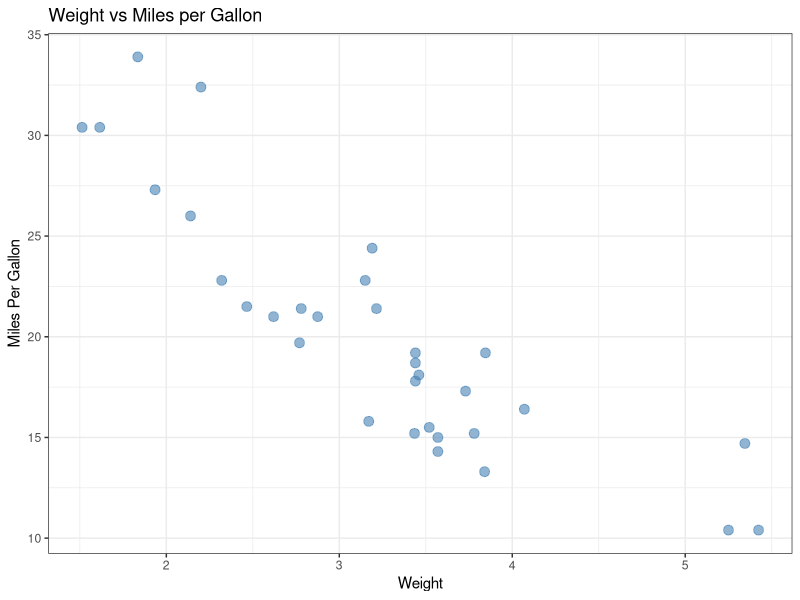
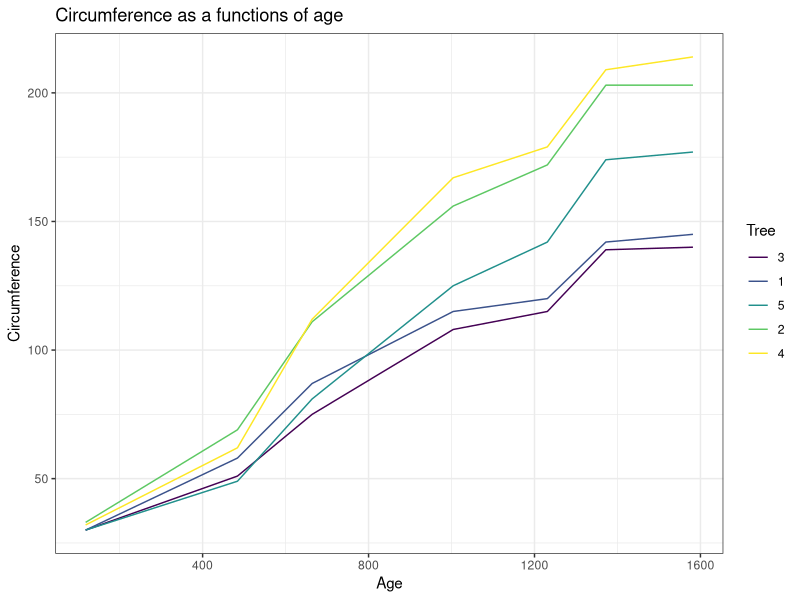
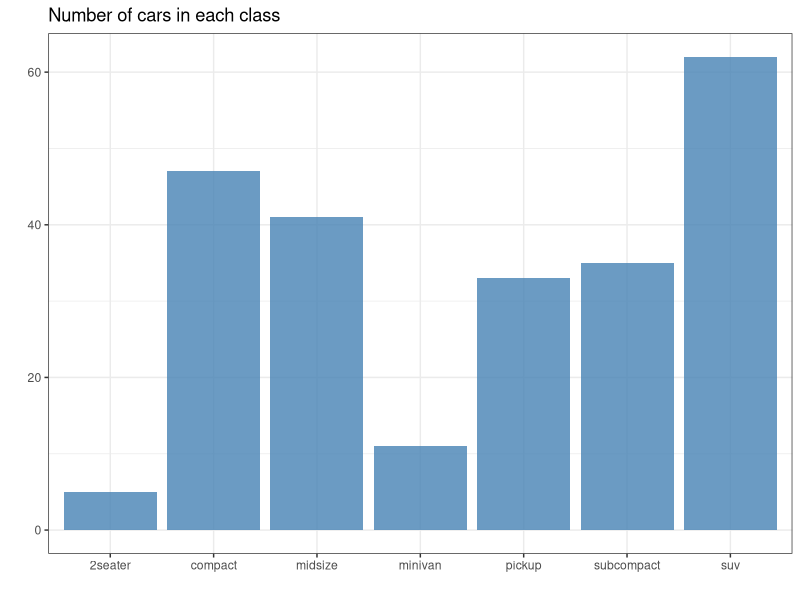
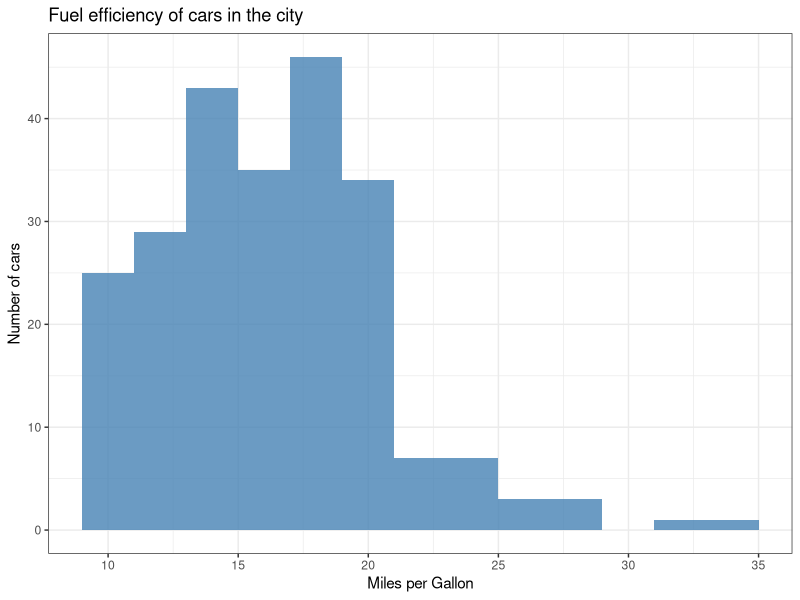
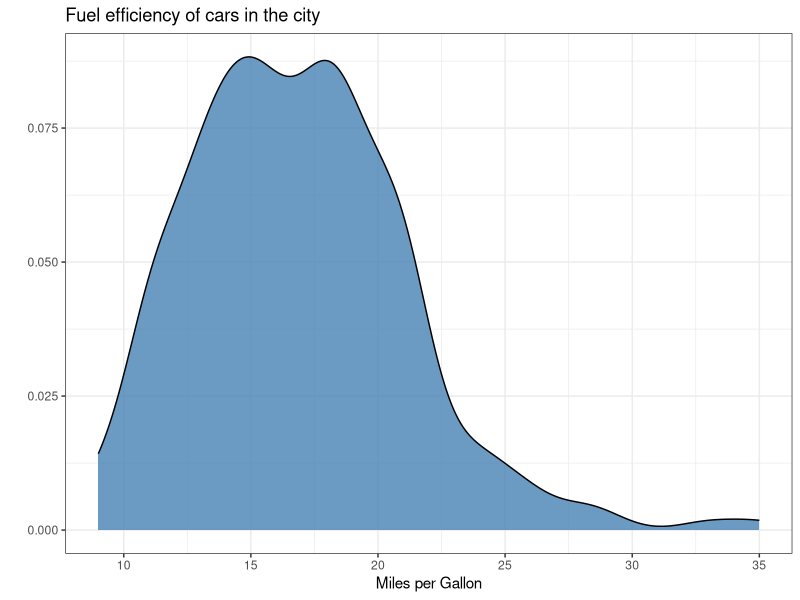
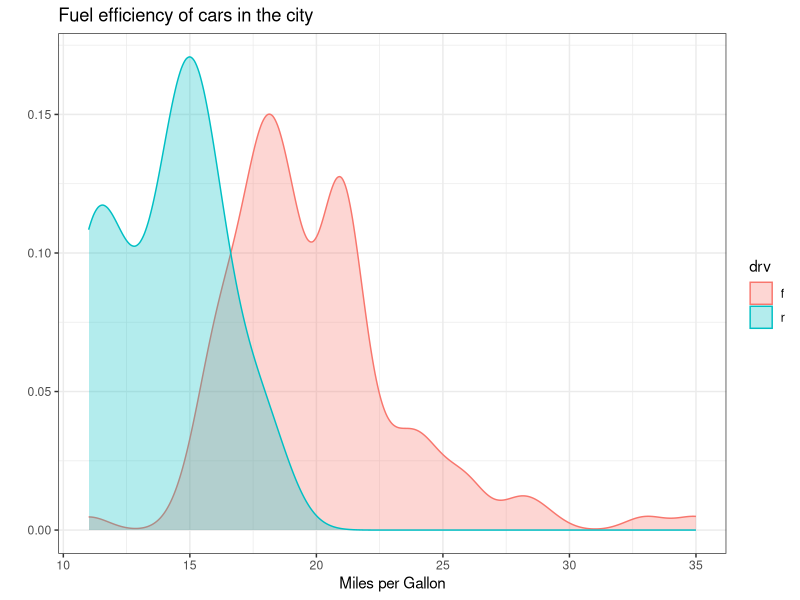
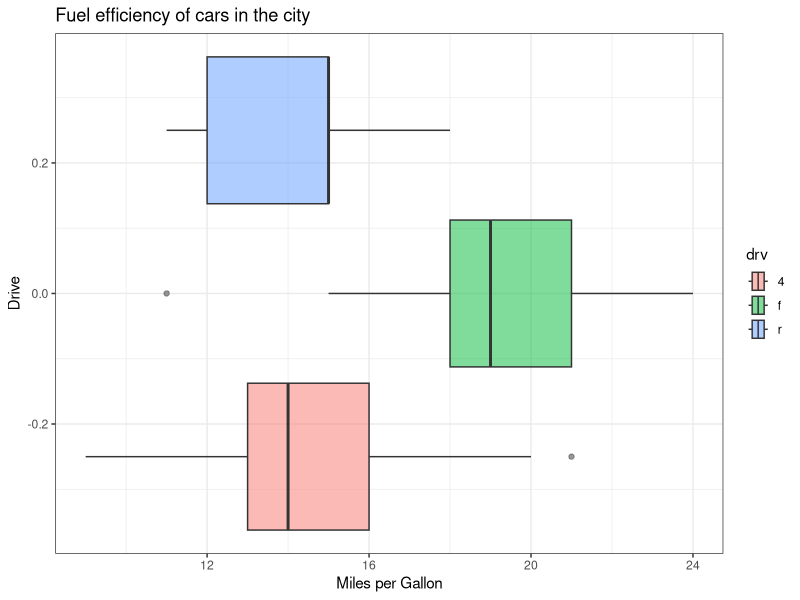

Recreate these plots in R, in order. (Note: this script raises an error after producing the figures.)
library(tidyverse)

# Scatter plot
mtcars %>% 
  ggplot(aes(x = wt, y= mpg))+
  geom_point(size = 3,
             colour = "steelblue",
             alpha = 0.6)+
  labs(title = "Weight vs Miles per Gallon",
       x = "Weight",
       y = "Miles Per Gallon")+
  theme_bw()


# Line Graph
Orange %>% 
  ggplot(aes(x = age,
             y = circumference,
             color = Tree))+
  geom_line()+
  labs(title = "Circumference as a functions of age",
       x = "Age",
       y = "Circumference")+
  theme_bw()


# Bar chart
mpg %>% 
  ggplot(mapping = aes(x = class))+
  geom_bar(fill="steelblue",
           alpha = 0.8)+
  labs(title = "Number of cars in each class",
       x = "",
       y = "")+
  theme_bw()


# Histogram
mpg %>% 
  ggplot(aes(x =cty))+
  geom_histogram(binwidth = 2,
                 fill= "steelblue",
                 alpha = 0.8)+
  labs(title = "Fuel efficiency of cars in the city",
       x = "Miles per Gallon",
       y = "Number of cars")+
  theme_bw()



# Density Plot

mpg %>% 
  ggplot(aes(x = cty))+
  geom_density(fill = "steelblue",
               alpha = 0.8)+
  labs(title = "Fuel efficiency of cars in the city",
       x = "Miles per Gallon",
       y = "")+
  theme_bw()


mpg %>% 
  filter(drv %in% c("f", "r")) %>% 
  ggplot(aes(x = cty,
             fill = drv,
             color = drv))+
  geom_density(alpha = 0.3)+
  labs(title = "Fuel efficiency of cars in the city",
       x = "Miles per Gallon",
       y = "")+
  theme_bw()


# Box Plot
mpg %>% 
  filter(cty < 25) %>% 
  ggplot(aes(x = cty,
             fill = drv))+
  geom_boxplot(alpha = 0.5)+
  labs(title = "Fuel efficiency of cars in the city",
       x = "Miles per Gallon",
       y = "Drive")+
  theme_bw()


# Area plots
# Error 
ggplot(mpg, aes(x = displ))+
  geom_area(aes(y = hwy, fill = "Highway"))+
  geom_area(aes(x = cty, fill = "City"))+
  labs(title = "Highway vs City driving",
       x = "Engine Displacement (L)",
       y = "Miles per Gallon",
       fill = "")+
  theme_bw()


# Raster slots

faithfuld %>% 
  ggplot(aes(x = waiting,
             y = eruptions,
             fill = density))+
  geom_raster()+
  labs(title = "Old faithful Geyser",
       x = "Waiting time between erruptions",
       y = "Duration of eruptions",
       fill = "Density")+
  theme_bw()





